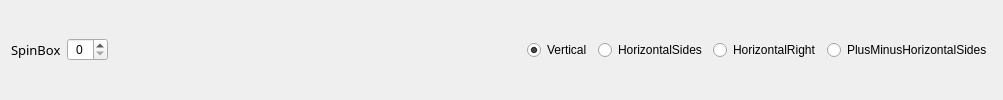
                <widget class="QWidget" name="widget_5" native="true">
                 <layout class="QHBoxLayout" name="horizontalLayout">
                  <item>
                   <widget class="QLabel" name="label_5">
                    <property name="font">
                     <font>
                      <family>微软雅黑</family>
                      <pointsize>10</pointsize>
                      <bold>false</bold>
                     </font>
                    </property>
                    <property name="text">
                     <string>SpinBox</string>
                    </property>
                   </widget>
                  </item>
                  <item>
                   <widget class="QSpinBox" name="spinBox">
                    <property name="minimumSize">
                     <size>
                      <width>0</width>
                      <height>0</height>
                     </size>
                    </property>
                    <property name="alignment">
                     <set>Qt::AlignmentFlag::AlignCenter</set>
                    </property>
                    <property name="buttonSymbols">
                     <enum>QAbstractSpinBox::ButtonSymbols::UpDownArrows</enum>
                    </property>
                   </widget>
                  </item>
                  <item>
                   <spacer name="horizontalSpacer_5">
                    <property name="orientation">
                     <enum>Qt::Orientation::Horizontal</enum>
                    </property>
                    <property name="sizeHint" stdset="0">
                     <size>
                      <width>413</width>
                      <height>20</height>
                     </size>
                    </property>
                   </spacer>
                  </item>
                  <item>
                   <widget class="QRadioButton" name="radioButton_7">
                    <property name="text">
                     <string>Vertical</string>
                    </property>
                    <property name="checked">
                     <bool>true</bool>
                    </property>
                   </widget>
                  </item>
                  <item>
                   <widget class="QRadioButton" name="radioButton_4">
                    <property name="text">
                     <string>HorizontalSides</string>
                    </property>
                   </widget>
                  </item>
                  <item>
                   <widget class="QRadioButton" name="radioButton_5">
                    <property name="text">
                     <string>HorizontalRight</string>
                    </property>
                   </widget>
                  </item>
                  <item>
                   <widget class="QRadioButton" name="radioButton_6">
                    <property name="text">
                     <string>PlusMinusHorizontalSides</string>
                    </property>
                   </widget>
                  </item>
                 </layout>
                </widget>
